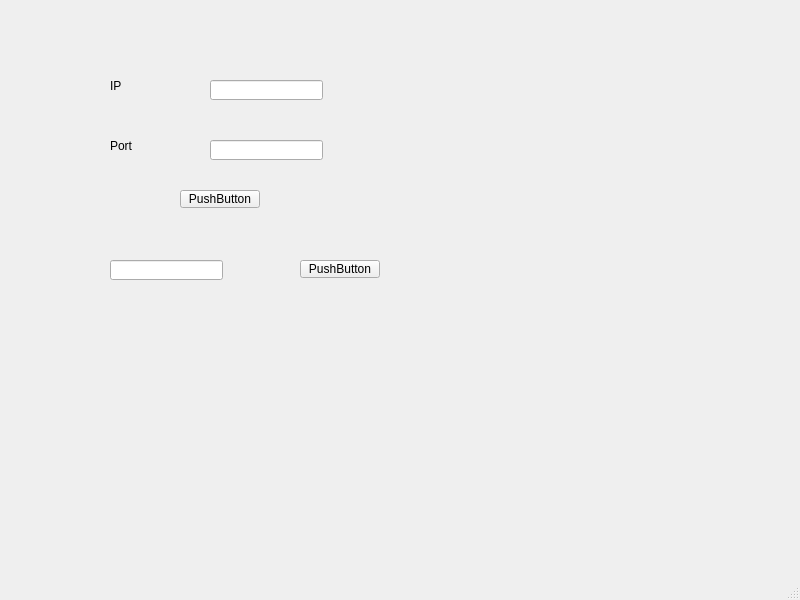
<?xml version="1.0" encoding="UTF-8"?>
<ui version="4.0">
 <class>MainWindow</class>
 <widget class="QMainWindow" name="MainWindow">
  <property name="geometry">
   <rect>
    <x>0</x>
    <y>0</y>
    <width>800</width>
    <height>600</height>
   </rect>
  </property>
  <property name="windowTitle">
   <string>MainWindow</string>
  </property>
  <widget class="QWidget" name="centralwidget">
   <widget class="QLabel" name="label">
    <property name="geometry">
     <rect>
      <x>110</x>
      <y>80</y>
      <width>40</width>
      <height>12</height>
     </rect>
    </property>
    <property name="text">
     <string>IP</string>
    </property>
   </widget>
   <widget class="QLabel" name="label_2">
    <property name="geometry">
     <rect>
      <x>110</x>
      <y>140</y>
      <width>40</width>
      <height>12</height>
     </rect>
    </property>
    <property name="text">
     <string>Port</string>
    </property>
   </widget>
   <widget class="QLineEdit" name="lineEdit">
    <property name="geometry">
     <rect>
      <x>210</x>
      <y>80</y>
      <width>113</width>
      <height>20</height>
     </rect>
    </property>
   </widget>
   <widget class="QLineEdit" name="lineEdit_2">
    <property name="geometry">
     <rect>
      <x>210</x>
      <y>140</y>
      <width>113</width>
      <height>20</height>
     </rect>
    </property>
   </widget>
   <widget class="QPushButton" name="pushButton">
    <property name="geometry">
     <rect>
      <x>180</x>
      <y>190</y>
      <width>80</width>
      <height>18</height>
     </rect>
    </property>
    <property name="text">
     <string>PushButton</string>
    </property>
   </widget>
   <widget class="QLineEdit" name="lineEdit_3">
    <property name="geometry">
     <rect>
      <x>110</x>
      <y>260</y>
      <width>113</width>
      <height>20</height>
     </rect>
    </property>
   </widget>
   <widget class="QPushButton" name="pushButton_2">
    <property name="geometry">
     <rect>
      <x>300</x>
      <y>260</y>
      <width>80</width>
      <height>18</height>
     </rect>
    </property>
    <property name="text">
     <string>PushButton</string>
    </property>
   </widget>
  </widget>
  <widget class="QMenuBar" name="menubar">
   <property name="geometry">
    <rect>
     <x>0</x>
     <y>0</y>
     <width>800</width>
     <height>17</height>
    </rect>
   </property>
  </widget>
  <widget class="QStatusBar" name="statusbar"/>
 </widget>
 <resources/>
 <connections/>
</ui>
